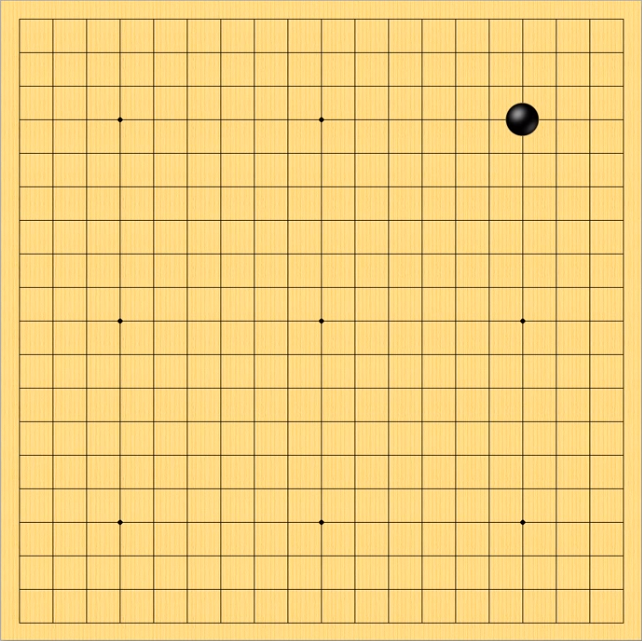
#> input picture data/omok_2.png, 642 x 641 px
$ python tq.py
#> lines starting #> are read from the running program, lines starting #| are printed output that depends on the picture
import numpy as np
from PIL import Image
import matplotlib.pyplot as plt

pre_img = Image.open("omok_2"'.png').convert('L')
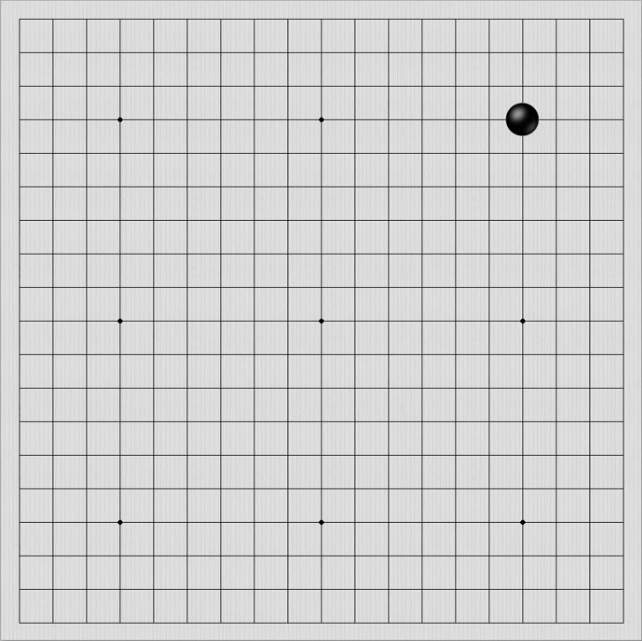
#> pre_img: PIL image 642x641 L; min 0, max 242, mean 210.2

pre_arr = np.array(pre_img)

cur_img = Image.open("omok_3"'.png').convert('L')
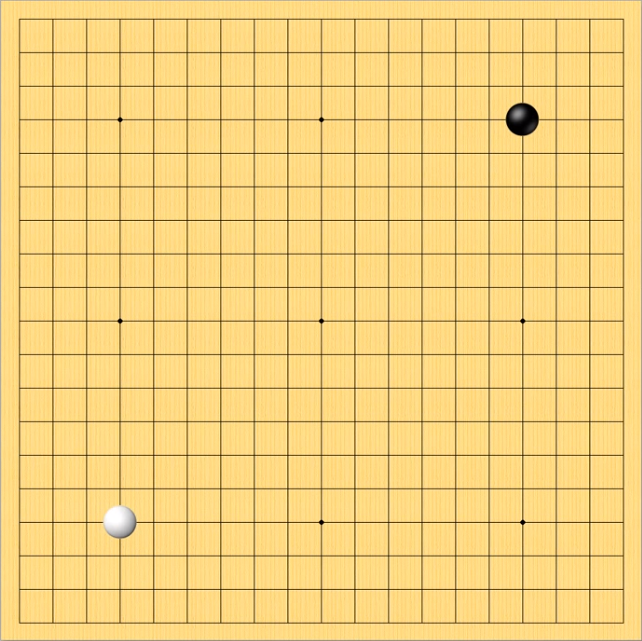
#> input picture data/omok_3.png, 642 x 641 px

cur_arr = np.array(cur_img)

check_arr = abs(pre_arr - cur_arr)
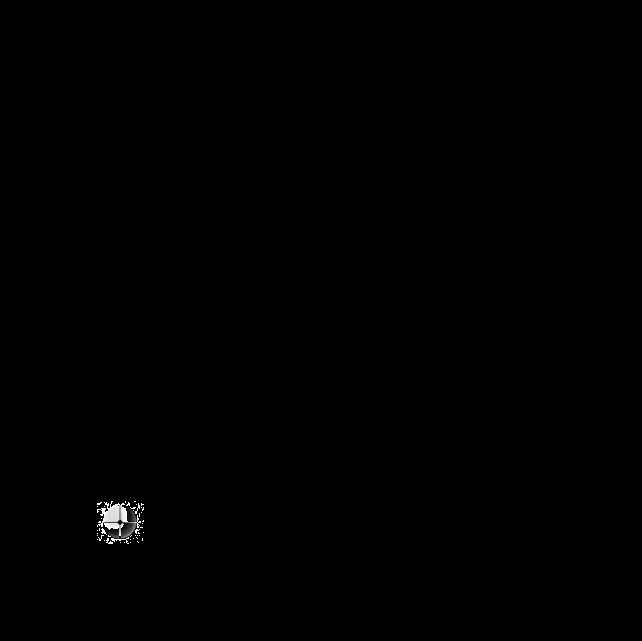
#> check_arr: shape (641, 642); min 0, max 255, mean 0.5

check_img = Image.fromarray(check_arr)

check_img.show()

check_change = True
while (check_change):
    img_list = []

    check_stable = True
    while (check_stable):
        # img_list push_back
        # time delay

#> (the run stopped early here; a loop or call above may not have finished)
